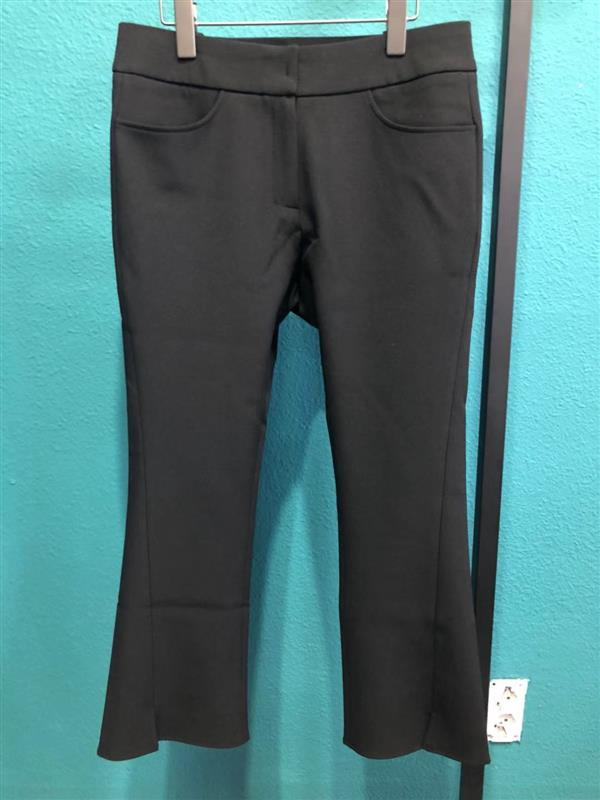
#> input picture Fashion(ModaMatch)_project_PCA_clustering_file (2)/data/9oz_sales_top100_image/id34_AFK1PT002.jpg, 600 x 800 px; its folder holds 4 pictures in this run
$ python '주성분분석시각화2(color3).py'
#> lines starting #> are read from the running program, lines starting #| are printed output that depends on the picture
import os
import numpy as np
import matplotlib.pyplot as plt
from sklearn.decomposition import PCA
from PIL import Image

# 이미지 경로 설정
data_dir = 'data/9oz_sales_top100_image'

# 이미지 로드 함수 정의
def load_images_from_folder(folder):
#> called with folder = 'data/9oz_sales_top100_image'
    images = []
    for subdir, dirs, files in os.walk(folder):
        for file in files:
            img_path = os.path.join(subdir, file)
            img = Image.open(img_path).convert('RGB')  # 컬러 이미지로 변환
#> img is the input picture: PIL image 600x800 RGB; mean R, G, B 77.5, 120.2, 121.9
            img = img.resize((128, 128))  # 크기 조정
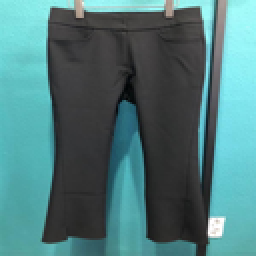
#> img: PIL image 128x128 RGB (shown 2 times larger); mean R, G, B 77.5, 120.2, 121.9
            img_array = np.array(img)
            images.append(img_array)
    return np.array(images)

# 컬러 이미지 데이터 로드
images = load_images_from_folder(data_dir)

# 로드된 이미지의 수와 각 이미지의 차원 확인
num_samples = images.shape[0]
#> num_samples = 4
num_features = images.shape[1] * images.shape[2] * images.shape[3]
#> num_features = 49152
max_components = min(num_samples, num_features)
#> max_components = 4

# 채널별로 PCA 적용 (주성분 수를 가능한 범위 내로 설정)
def apply_pca_to_color_images(images, n_components=100):
#> called with images = array of shape (4, 128, 128, 3), n_components = 100
    n_components = min(n_components, max_components)
#> n_components = 4
    reshaped_images = images.reshape(images.shape[0], -1, 3)
    pca_models = [PCA(n_components=n_components) for _ in range(3)]
    pca_results = [pca_models[i].fit_transform(reshaped_images[:, :, i]) for i in range(3)]
    return pca_models, pca_results

# PCA 분석 수행
pca_models, pca_results = apply_pca_to_color_images(images, n_components=100)

# 주성분 이미지 생성 및 복원 이미지 시각화 함수
def plot_pca_components_and_reconstruction(pca_models, images, pca_results, n_components_to_show=10, n_components_to_reconstruct=100):
#> called with images = array of shape (4, 128, 128, 3), n_components_to_show = 10, n_components_to_reconstruct = 100
    fig, axes = plt.subplots(3, (n_components_to_show // 2) + 1, figsize=(20, 18))

    original_img = images[0]
    axes[0, 0].imshow(original_img)
    axes[0, 0].set_title('Original')

    for i in range(n_components_to_show):
        row = (i + 1) // ((n_components_to_show // 2) + 1)
        col = (i + 1) % ((n_components_to_show // 2) + 1)
        component_imgs = [pca_models[j].components_[i].reshape(128, 128) for j in range(3)]
        component_img = np.stack(component_imgs, axis=-1)
        component_img -= component_img.min()  # Normalize to [0, 1] range
        component_img /= component_img.max()
        axes[row, col].imshow(component_img)
        axes[row, col].set_title(f'PC {i + 1}')
#> this loop made 5 passes
#> pass 1, in plot_pca_components_and_reconstruction, `component_img = np.stack(component_imgs, axis=-1)`:
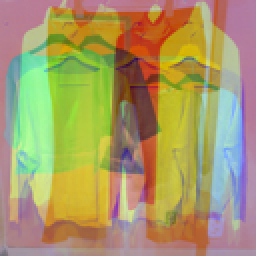
#> component_img: shape (128, 128, 3) float64 (shown 2 times larger); mean of channels 0, 1, 2 0.00684, 0.00483, -0.00212; drawn with min black and max white
#> pass 2, in plot_pca_components_and_reconstruction, `component_img = np.stack(component_imgs, axis=-1)`:
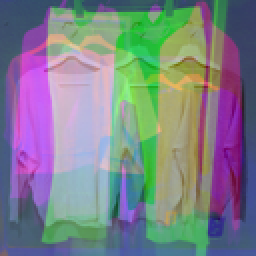
#> component_img: shape (128, 128, 3) float64 (shown 2 times larger); mean of channels 0, 1, 2 0.00126, 0.00199, 0.00322; drawn with min black and max white
#> after the loop:
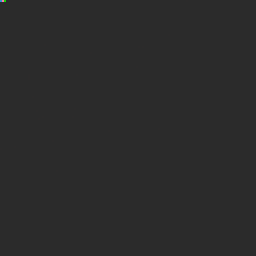
#> component_img: shape (128, 128, 3) float64 (shown 2 times larger); mean of channels 0, 1, 2 0.172, 0.172, 0.172; drawn as R, G, B

    # 원본 이미지와 동일한 이미지를 복원
    original_img_flat = original_img.reshape(-1, 3)
    reconstructed_imgs = [pca_models[j].inverse_transform(pca_results[j][0]).reshape(128, 128) for j in range(3)]
    reconstructed_img = np.stack(reconstructed_imgs, axis=-1).astype(np.uint8)
    axes[2, 0].imshow(reconstructed_img)
    axes[2, 0].set_title(f'Reconstructed with {n_components_to_reconstruct} PCs')

    plt.tight_layout()
    plt.show()

# 원본 이미지 및 주성분 이미지, 복원된 이미지 시각화
#> (the run stopped early here; a loop or call above may not have finished)
